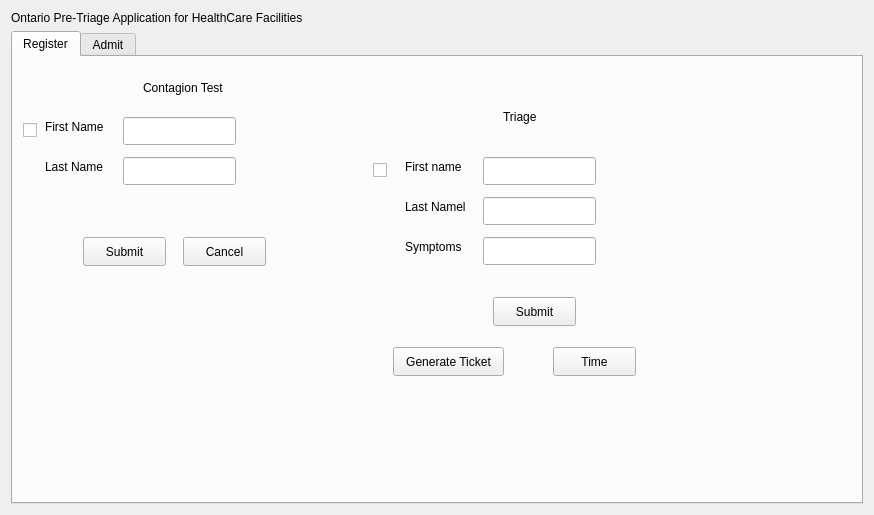
<?xml version="1.0" encoding="UTF-8"?>
<ui version="4.0">
 <class>Widget</class>
 <widget class="QWidget" name="Widget">
  <property name="geometry">
   <rect>
    <x>0</x>
    <y>0</y>
    <width>874</width>
    <height>515</height>
   </rect>
  </property>
  <property name="windowTitle">
   <string>Widget</string>
  </property>
  <layout class="QVBoxLayout" name="verticalLayout">
   <item>
    <widget class="QLabel" name="label_17">
     <property name="text">
      <string>Ontario Pre-Triage Application for HealthCare Facilities</string>
     </property>
    </widget>
   </item>
   <item>
    <widget class="QTabWidget" name="tabWidget">
     <property name="currentIndex">
      <number>0</number>
     </property>
     <widget class="QWidget" name="tab">
      <attribute name="title">
       <string>Register</string>
      </attribute>
      <widget class="QPushButton" name="Submit">
       <property name="geometry">
        <rect>
         <x>70</x>
         <y>180</y>
         <width>83</width>
         <height>29</height>
        </rect>
       </property>
       <property name="text">
        <string>Submit</string>
       </property>
      </widget>
      <widget class="QPushButton" name="Cancel">
       <property name="geometry">
        <rect>
         <x>170</x>
         <y>180</y>
         <width>83</width>
         <height>29</height>
        </rect>
       </property>
       <property name="text">
        <string>Cancel</string>
       </property>
      </widget>
      <widget class="QLineEdit" name="firstName_ContagionTest">
       <property name="geometry">
        <rect>
         <x>110</x>
         <y>60</y>
         <width>113</width>
         <height>28</height>
        </rect>
       </property>
      </widget>
      <widget class="QLineEdit" name="LastName_ContagionTest">
       <property name="geometry">
        <rect>
         <x>110</x>
         <y>100</y>
         <width>113</width>
         <height>28</height>
        </rect>
       </property>
      </widget>
      <widget class="QLineEdit" name="FirstName_Triage">
       <property name="geometry">
        <rect>
         <x>470</x>
         <y>100</y>
         <width>113</width>
         <height>28</height>
        </rect>
       </property>
      </widget>
      <widget class="QLineEdit" name="lastName_Triage">
       <property name="geometry">
        <rect>
         <x>470</x>
         <y>140</y>
         <width>113</width>
         <height>28</height>
        </rect>
       </property>
      </widget>
      <widget class="QLineEdit" name="Symptoms_Triage">
       <property name="geometry">
        <rect>
         <x>470</x>
         <y>180</y>
         <width>113</width>
         <height>28</height>
        </rect>
       </property>
      </widget>
      <widget class="QPushButton" name="GenerateTicket">
       <property name="geometry">
        <rect>
         <x>380</x>
         <y>290</y>
         <width>111</width>
         <height>29</height>
        </rect>
       </property>
       <property name="text">
        <string>Generate Ticket</string>
       </property>
      </widget>
      <widget class="QPushButton" name="Time">
       <property name="geometry">
        <rect>
         <x>540</x>
         <y>290</y>
         <width>83</width>
         <height>29</height>
        </rect>
       </property>
       <property name="text">
        <string>Time</string>
       </property>
      </widget>
      <widget class="QCheckBox" name="checkBox">
       <property name="geometry">
        <rect>
         <x>10</x>
         <y>60</y>
         <width>16</width>
         <height>26</height>
        </rect>
       </property>
       <property name="text">
        <string/>
       </property>
      </widget>
      <widget class="QCheckBox" name="checkBox_2">
       <property name="geometry">
        <rect>
         <x>360</x>
         <y>100</y>
         <width>16</width>
         <height>26</height>
        </rect>
       </property>
       <property name="text">
        <string/>
       </property>
      </widget>
      <widget class="QLabel" name="label_10">
       <property name="geometry">
        <rect>
         <x>130</x>
         <y>20</y>
         <width>111</width>
         <height>21</height>
        </rect>
       </property>
       <property name="text">
        <string>Contagion Test</string>
       </property>
      </widget>
      <widget class="QLabel" name="label_15">
       <property name="geometry">
        <rect>
         <x>490</x>
         <y>50</y>
         <width>63</width>
         <height>20</height>
        </rect>
       </property>
       <property name="text">
        <string>Triage</string>
       </property>
      </widget>
      <widget class="QLabel" name="label_20">
       <property name="geometry">
        <rect>
         <x>32</x>
         <y>60</y>
         <width>71</width>
         <height>20</height>
        </rect>
       </property>
       <property name="text">
        <string>First Name</string>
       </property>
      </widget>
      <widget class="QLabel" name="label_21">
       <property name="geometry">
        <rect>
         <x>32</x>
         <y>100</y>
         <width>71</width>
         <height>20</height>
        </rect>
       </property>
       <property name="text">
        <string>Last Name</string>
       </property>
      </widget>
      <widget class="QLabel" name="label_22">
       <property name="geometry">
        <rect>
         <x>392</x>
         <y>100</y>
         <width>71</width>
         <height>20</height>
        </rect>
       </property>
       <property name="text">
        <string>First name</string>
       </property>
      </widget>
      <widget class="QLabel" name="label_23">
       <property name="geometry">
        <rect>
         <x>392</x>
         <y>140</y>
         <width>71</width>
         <height>20</height>
        </rect>
       </property>
       <property name="text">
        <string>Last Namel</string>
       </property>
      </widget>
      <widget class="QLabel" name="label_24">
       <property name="geometry">
        <rect>
         <x>392</x>
         <y>180</y>
         <width>71</width>
         <height>20</height>
        </rect>
       </property>
       <property name="text">
        <string>Symptoms</string>
       </property>
      </widget>
      <widget class="QPushButton" name="Submit_Triage_test">
       <property name="geometry">
        <rect>
         <x>480</x>
         <y>240</y>
         <width>83</width>
         <height>29</height>
        </rect>
       </property>
       <property name="text">
        <string>Submit</string>
       </property>
      </widget>
     </widget>
     <widget class="QWidget" name="tab_2">
      <attribute name="title">
       <string>Admit</string>
      </attribute>
      <widget class="QPushButton" name="CallNext">
       <property name="geometry">
        <rect>
         <x>70</x>
         <y>300</y>
         <width>83</width>
         <height>29</height>
        </rect>
       </property>
       <property name="text">
        <string>Call Next</string>
       </property>
      </widget>
      <widget class="QPushButton" name="Exit">
       <property name="geometry">
        <rect>
         <x>200</x>
         <y>300</y>
         <width>83</width>
         <height>29</height>
        </rect>
       </property>
       <property name="text">
        <string>Exit</string>
       </property>
      </widget>
      <widget class="QLabel" name="label">
       <property name="geometry">
        <rect>
         <x>140</x>
         <y>20</y>
         <width>81</width>
         <height>20</height>
        </rect>
       </property>
       <property name="text">
        <string>Admit Patient</string>
       </property>
      </widget>
      <widget class="QLabel" name="label_2">
       <property name="geometry">
        <rect>
         <x>20</x>
         <y>80</y>
         <width>63</width>
         <height>20</height>
        </rect>
       </property>
       <property name="text">
        <string>Ticket #</string>
       </property>
      </widget>
      <widget class="QLabel" name="label_3">
       <property name="geometry">
        <rect>
         <x>10</x>
         <y>160</y>
         <width>63</width>
         <height>20</height>
        </rect>
       </property>
       <property name="text">
        <string>2</string>
       </property>
      </widget>
      <widget class="QLabel" name="label_4">
       <property name="geometry">
        <rect>
         <x>10</x>
         <y>120</y>
         <width>63</width>
         <height>20</height>
        </rect>
       </property>
       <property name="text">
        <string>1</string>
       </property>
      </widget>
      <widget class="QLabel" name="label_5">
       <property name="geometry">
        <rect>
         <x>240</x>
         <y>80</y>
         <width>63</width>
         <height>20</height>
        </rect>
       </property>
       <property name="text">
        <string>Wait Time</string>
       </property>
      </widget>
      <widget class="QLabel" name="label_6">
       <property name="geometry">
        <rect>
         <x>130</x>
         <y>80</y>
         <width>63</width>
         <height>20</height>
        </rect>
       </property>
       <property name="text">
        <string>Name</string>
       </property>
      </widget>
      <widget class="QLabel" name="label_7">
       <property name="geometry">
        <rect>
         <x>120</x>
         <y>120</y>
         <width>63</width>
         <height>20</height>
        </rect>
       </property>
       <property name="text">
        <string>TextLabel</string>
       </property>
      </widget>
      <widget class="QLabel" name="label_8">
       <property name="geometry">
        <rect>
         <x>240</x>
         <y>120</y>
         <width>63</width>
         <height>20</height>
        </rect>
       </property>
       <property name="text">
        <string>TextLabel</string>
       </property>
      </widget>
      <widget class="QLabel" name="label_9">
       <property name="geometry">
        <rect>
         <x>10</x>
         <y>200</y>
         <width>63</width>
         <height>20</height>
        </rect>
       </property>
       <property name="text">
        <string>3</string>
       </property>
      </widget>
      <widget class="QLabel" name="label_11">
       <property name="geometry">
        <rect>
         <x>240</x>
         <y>160</y>
         <width>63</width>
         <height>20</height>
        </rect>
       </property>
       <property name="text">
        <string>TextLabel</string>
       </property>
      </widget>
      <widget class="QLabel" name="label_12">
       <property name="geometry">
        <rect>
         <x>120</x>
         <y>160</y>
         <width>63</width>
         <height>20</height>
        </rect>
       </property>
       <property name="text">
        <string>TextLabel</string>
       </property>
      </widget>
      <widget class="QLabel" name="label_13">
       <property name="geometry">
        <rect>
         <x>120</x>
         <y>200</y>
         <width>63</width>
         <height>20</height>
        </rect>
       </property>
       <property name="text">
        <string>TextLabel</string>
       </property>
      </widget>
      <widget class="QLabel" name="label_14">
       <property name="geometry">
        <rect>
         <x>240</x>
         <y>200</y>
         <width>63</width>
         <height>20</height>
        </rect>
       </property>
       <property name="text">
        <string>TextLabel</string>
       </property>
      </widget>
      <widget class="QLabel" name="label_18">
       <property name="geometry">
        <rect>
         <x>10</x>
         <y>240</y>
         <width>63</width>
         <height>20</height>
        </rect>
       </property>
       <property name="text">
        <string>4</string>
       </property>
      </widget>
      <widget class="QLabel" name="label_19">
       <property name="geometry">
        <rect>
         <x>120</x>
         <y>240</y>
         <width>63</width>
         <height>20</height>
        </rect>
       </property>
       <property name="text">
        <string>TextLabel</string>
       </property>
      </widget>
     </widget>
    </widget>
   </item>
  </layout>
 </widget>
 <resources/>
 <connections/>
</ui>
